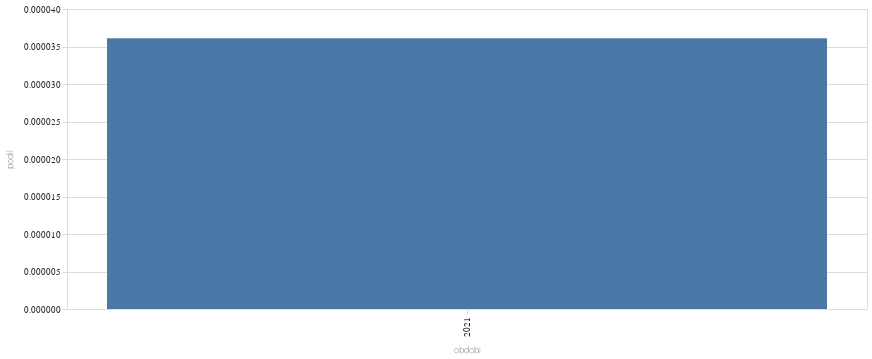

Source (notebook cell):
### Code cell
graf_vyvoje("bučení",epocha="obdobi")

### Figure 1 — Vega-Lite specification as saved in the notebook (floating-point values rounded to 4 significant figures)
{"config": {"title": {"font": "Noticia Text", "fontSize": 11.5, "anchor": "start", "lineHeight": 19, "fontWeight": "bolder", "subtitleFont": "Noticia Text", "subtitleFontSize": 10, "subtitleLineHeight": 15, "subtitlePadding": 10, "dy": -10, "color": "#292829", "subtitleColor": "#292829"}, "axis": {"labelFont": "Asap", "titleFont": "Asap", "fontWeight": "lighter", "titleFontWeight": "lighter", "labelFontSize": 9, "titleFontSize": 9, "labelPadding": 2, "titlePadding": 9, "domainOpacity": 0, "tickColor": "#DCDDD6", "labelColor": "#292829"}, "legend": {"labelFont": "Asap", "labelFontWeight": "normal", "titleFont": "Asap", "titleFontWeight": "normal", "labelFontSize": 9, "titleFontSize": 9, "labelColor": "#292829"}}, "data": {"name": "data-77bb9f507c49f48cee02e1f6e82d978b"}, "mark": {"type": "bar"}, "encoding": {"x": {"field": "obdobi", "type": "nominal"}, "y": {"field": "podil", "type": "quantitative"}}, "width": 800, "$schema": "https://vega.github.io/schema/vega-lite/v5.8.0.json", "datasets": {"data-77bb9f507c49f48cee02e1f6e82d978b": [{"id": null, "obdobi": 1993, "id_right": 29982, "podil": null}, {"id": null, "obdobi": 1996, "id_right": 30803, "podil": null}, {"id": null, "obdobi": 1998, "id_right": 80691, "podil": null}, {"id": null, "obdobi": 2002, "id_right": 82166, "podil": null}, {"id": null, "obdobi": 2006, "id_right": 57423, "podil": null}, {"id": null, "obdobi": 2010, "id_right": 46416, "podil": null}, {"id": null, "obdobi": 2013, "id_right": 83854, "podil": null}, {"id": null, "obdobi": 2017, "id_right": 90923, "podil": null}, {"id": 3.0, "obdobi": 2021, "id_right": 83078, "podil": 3.611e-05}]}}
